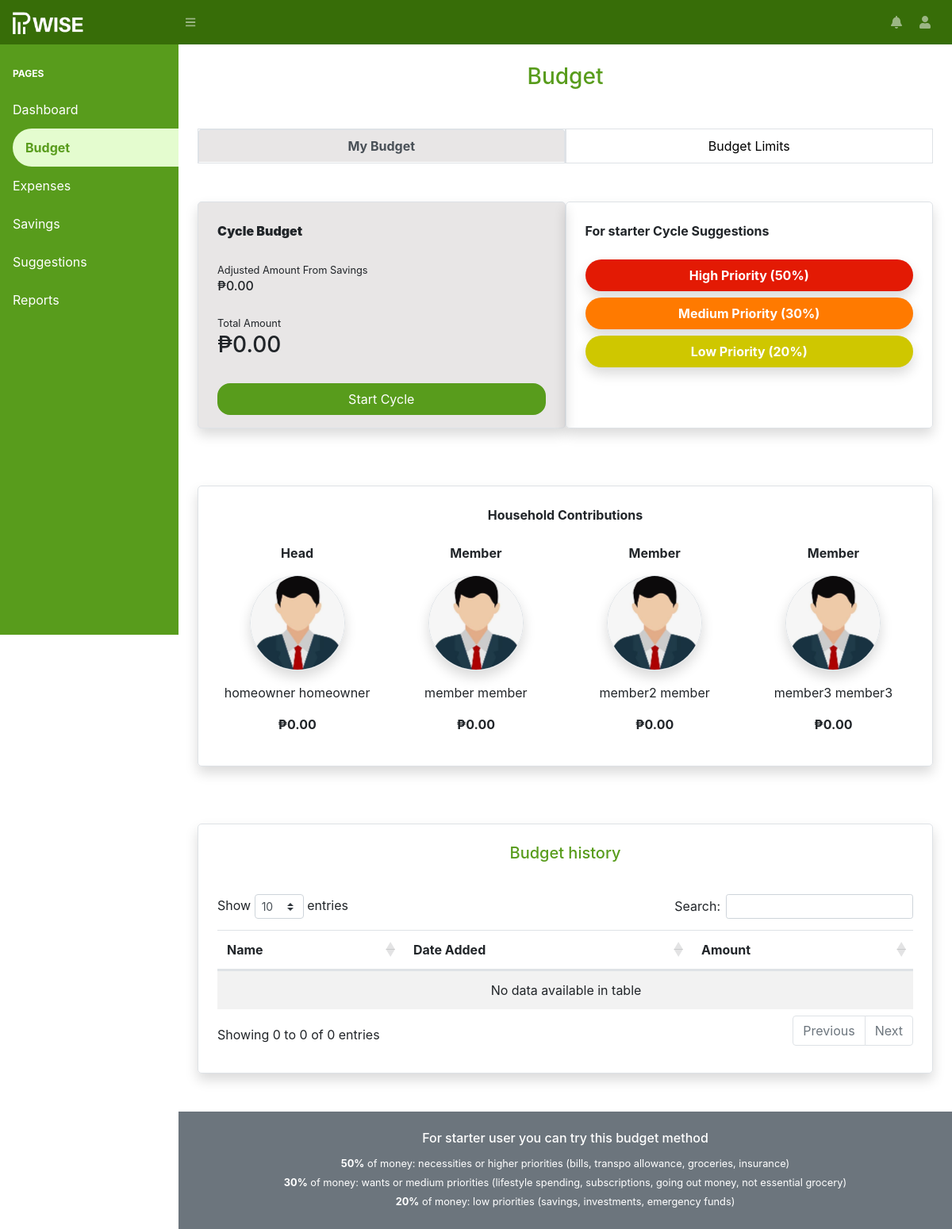
/member/budget.php (signed in), run on the app's committed database.
### tables this page shows
CREATE TABLE `users` (
  `id` int(11) NOT NULL,
  `firstname` varchar(255) NOT NULL,
  `lastname` varchar(255) NOT NULL,
  `email` varchar(255) NOT NULL,
  `username` varchar(255) NOT NULL,
  `password` varchar(255) NOT NULL,
  `image` varchar(255) DEFAULT NULL,
  `mobile` varchar(20) DEFAULT NULL,
  `parent_id` int(11) NOT NULL DEFAULT 0,
  `is_verified` bit(1) NOT NULL DEFAULT b'0',
  `verification_link` varchar(255) DEFAULT NULL,
  `change_password_link` varchar(255) DEFAULT NULL,
  `account_type` int(11) NOT NULL,
  `created` timestamp NOT NULL DEFAULT current_timestamp(),
  `created_by` int(11) DEFAULT NULL,
  `archived` bit(1) NOT NULL DEFAULT b'0',
  `is_new` tinyint(1) NOT NULL DEFAULT 1
);

CREATE TABLE `account_type` (
  `id` int(11) NOT NULL,
  `name` varchar(255) NOT NULL
);

### helpers/DatabaseConfiguration.php (called while the page is built, shortened)
<?php
class DatabaseConfiguration {
    private $servername = "localhost";
    private $username   = "root";
    private $password   = "";
    private $database   = "pwise";
    public function __construct() {
        $this->conn = new mysqli($this->servername, $this->username, $this->password, $this->database);
    }
}
?>

### repository/budget/AmountRepository.php (called while the page is built, shortened)
<?php
class AmountRepository extends ReposittoryHelper {
    private $data;
    public function __construct() {
        $this->data = new AmountData();
    }
    public function GetCurrentCycleBudget($parent_id) {
        $result = $this->data->GetCurrentCycleBudget($parent_id);
        $result = $this->GetDataAsArray($result);
        $budget = 0;
        return $budget;
    }
    public function IsCycleStarted($parent_id) {
        $result = $this->data->IsCycleStarted($parent_id);
        $result = $this->GetDataAsArray($result);
        return count($result) > 0;
    }
    public function GetCurrentCycleId($parent_id) {
        $result = $this->data->IsCycleStarted($parent_id);
        $result = $this->GetDataAsArray($result);
        return count($result) > 0 ? $result[0]['id'] : 0;
    }
}
?>

### helpers/DataHelper.php (called while the page is built, shortened)
<?php
class DataHelper extends DatabaseConfiguration {
    public function EscapeString($data) {
        return mysqli_real_escape_string($this->conn, $data);
    }
    public function SelectData($sql) {
        return $this->conn->query($sql);
    }
}
?>

### data/budget/AmountData.php (called while the page is built, shortened)
<?php
class AmountData extends DataHelper {
    public function GetCurrentCycleBudget($parent_id) {
        $parent_id = $this->EscapeString($parent_id);
        $ddate = date('m/d/Y');
        $date  = new DateTime($ddate);
        $sql = "SELECT IFNULL(SUM(B.amount), 0.00) AS budget
                       , CASE
                            WHEN U.parent_id = 0 THEN U.id
                            ELSE U.parent_id
                       END AS parent_id
                    FROM budgets B
                    INNER JOIN cycle C ON C.id = B.cycle_id
                    INNER JOIN users U ON U.id = B.created_by
                    WHERE (DATE(CURRENT_DATE()) BETWEEN DATE(C.start) AND DATE(C.end))
                        AND (
                                U.id = '$parent_id'
                                OR U.parent_id = '$parent_id'
                            )
                    GROUP BY B.id";
        return $this->SelectData($sql);
    }
    public function IsCycleStarted($parent_id) {
        $parent_id = $this->EscapeString($parent_id);
        $sql = "SELECT *
                    FROM cycle
                    WHERE DATE(CURRENT_DATE()) BETWEEN DATE(start) AND DATE(end)
                        AND parent_id = '$parent_id'";
        return $this->SelectData($sql);
    }
    public function GetBudgetLimitsByParentIdAndCycleId($parentId, $cycleId) {
        $parentId = $this->EscapeString($parentId);
        $cycleId  = $this->EscapeString($cycleId);
        $sql = "SELECT 	EC.id
                        , EC.name
                        , IFNULL((
                            SELECT SUM(E.amount)
                                FROM expenses E
                                INNER JOIN expenses_name EN
                                    ON E.expenses_name_id = EN.id
                                WHERE EC.id = EN.expenses_category_id
                                    AND E.cycle_id = '$cycleId'
                        ), 0) AS expenses
                        , IFNULL((
                            SELECT BL.amount
                                FROM budget_limit BL
                                WHERE BL.cycle_id = '$cycleId'
                                    AND BL.expensese_category_id = EC.id
                        ), 0) AS limits
                        , IFNULL((
                            SELECT BL.id
                                FROM budget_limit BL
                                WHERE BL.cycle_id = '$cycleId'
                                    AND BL.expensese_category_id = EC.id
                        ), 0) AS limit_id
                    FROM expenses_categories EC
                    WHERE EC.parent_id = '$parentId';";
        return $this->SelectData($sql);
    }
}
?>

### helpers/ReposittoryHelper.php (called while the page is built, shortened)
<?php
class ReposittoryHelper {
    public function GetDataAsArray($array) {
        $data = [];
        while($row = $array->fetch_assoc()) {
            array_push($data, $row);
        }
        return $data;
    }
}
?>

### repository/budget/SavingsRepository.php (called while the page is built, shortened)
<?php
class SavingsRepository extends ReposittoryHelper {
    private $data;
    public function __construct() {
        $this->data = new SavingsData();
    }
    public function GetAdjustedSavingsByCycleId($cycleId) {
        $result = $this->data->GetAdjustedSavingsByCycleId($cycleId);
        return $this->GetDataAsArray($result);
    }
}
?>

### data/budget/SavingsData.php (called while the page is built, shortened)
<?php
class SavingsData extends DataHelper {
    public function GetAdjustedSavingsByCycleId($cycleId) {
        $cycleId = $this->EscapeString($cycleId);
        $sql = "SELECT SUM(amount) AS adjusted_saving
                    FROM savings
                    WHERE cycle_id = '$cycleId'
                        AND action = 'ADJUST'";
        return $this->SelectData($sql);
    }
}
?>

### repository/member/MembersRepository.php (called while the page is built, shortened)
<?php
class MembersRepository extends ReposittoryHelper {
    private $data;
    public function __construct() {
        $this->data = new MemberData();
    }
    public function GetMembers($id) {
        $result = $this->data->GetMembers($id);
        return $this->GetDataAsArray($result);
    }
}
?>

### data/member/MemberData.php (called while the page is built, shortened)
<?php
class MemberData extends DataHelper {
    public function GetMembers($id) {
        $ddate = date('m/d/Y');
        $date  = new DateTime($ddate);
        $id  = $this->EscapeString($id);
        $sql = "SELECT  U.*
                        , ACT.name AS role
                        , IFNULL((
                            SELECT SUM(amount)
                                FROM budgets B
                                INNER JOIN cycle C ON C.id = B.cycle_id
                                WHERE B.created_by = U.id
                                    AND (DATE(CURRENT_DATE()) BETWEEN DATE(C.start) AND DATE(C.end))
                        ), 0.00) AS amount
                    FROM users U
                    INNER JOIN account_type ACT
                        ON ACT.id = U.account_type
                    WHERE U.id='$id' OR U.parent_id = '$id'";
        return $this->SelectData($sql);
    }
}
?>

### member/partials/budget/budget.php (the view, shortened to what this page needs)
<div class="row mt-5">
    <div class="col-lg-12 mb-4 d-flex">
        <div class="border shadow site-bg-gray tile-container h-100 d-flex align-content-between w-100  flex-wrap">
            <div class="w-100">
                <strong class="d-block mb-4">
                    Cycle Budget<br>
                </strong>
                <small>Adjusted Amount From Savings</small>
                <h6 class="mb-4">₱<?php echo number_format($cycleAdustedSavings[0]['adjusted_saving'],2) ?? 0; ?></h6>
                <small>Total Amount</small>
                <h3>₱<?php echo number_format($budget + $cycleAdustedSavings[0]['adjusted_saving'],2); ?></h3>
            </div>
            <div class="w-100 mt-4">
                <?php if ($isCycleStarted === TRUE): ?>
                    <button class="btn btn-site-primary btn-add-budget">Add Budget</button>
                <?php else: ?>
                    <button class="btn btn-site-primary btn-open-cycle">Start Cycle</button>
                <?php endif; ?>
            </div>
        </div>
        <div class="border shadow site-bg-white tile-container h-100 d-flex align-content-between w-100  flex-wrap">
            <div class="w-100">
                <strong class="d-block mb-4">
                    For starter Cycle Suggestions<br>
                </strong>
                <div>
                    <div class="w-100 text-white shadow text-center pt-2 pb-2 mt-2 mb-2 font-weight-bold" style="background: #E31A04; border-radius: 50px;">High Priority (50%)
                    </div>
                    <div class="w-100 text-white shadow text-center pt-2 pb-2 mt-2 mb-2 font-weight-bold" style="background: #FF7A00; border-radius: 50px;">Medium Priority (30%)
                    </div>
                    <div class="w-100 text-white shadow text-center pt-2 pb-2 mt-2 mb-2 font-weight-bold" style="background: #CFC700; border-radius: 50px;">Low Priority (20%)
                    </div>
                </div>
            </div>
        </div>
    </div>
</div>
<div class="row mt-5">
    <div class="col mb-4">
        <div class="border shadow tile-container h-100">
            <div class="w-100">
                <strong class="d-block mb-4 text-center">
                    <?php if ($isCycleStarted === TRUE): ?>
                        Household Contributions for the cycle of <?php echo $startDate.' to '.$endDate; ?>
                    <?php else: ?>
                        Household Contributions
                    <?php endif; ?>
                </strong>
            </div>
            <div class="row">
                <?php foreach($members as $member): ?>
                    <?php
                    $role   = $member['role'] == 'Admin' ? 'Head' : $member['role'];
                    $image  = empty($member['image'])
                        ? './../assets/core/images/user.jpg'
                        : './../assets/users/'.$member['image'];
                    $name   = $member['firstname'].' '.$member['lastname'];
                    ?>
                    <div class="col col-md-4 col-lg-3 text-center">
                        <div class="d-inline-block mb-4">
                            <strong class="d-block mb-3"><?php echo $role; ?></strong>
                            <img src="<?php echo $image; ?>" alt="" class="border shadow" style="width: 120px;height: 120px; border-radius: 100%">
                            <p class="mt-3"><?php echo $name; ?></p>
                            <strong>₱<?php echo number_format($member['amount'] ,2); ?></strong>
                        </div>
                    </div>
                <?php endforeach; ?>
            </div>
        </div>
    </div>
</div>
<div class="row my-5">
    <div class="col">
        <div class="border shadow tile-container">
            <h5 class="text-site-primary mb-4 text-center">
                <?php if ($isCycleStarted === TRUE): ?>
                    Budget history for <?php echo $startDate.' to '.$endDate; ?>
                <?php else: ?>
                    Budget history
                <?php endif; ?>
            </h5>
            <div class="py-3 table-responsive">
                <table class="table table-striped" id="budget-logs-table">
                    <thead>
                    <tr>
                        <th scope="col">Name</th>
                        <th scope="col">Date Added</th>
                        <th scope="col">Amount</th>
                    </tr>
                    </thead>
                    <tbody>
                    </tbody>
                </table>
            </div>
        </div>
    </div>
</div>

### data on the page
users: account_type.name "Head", name "homeowner homeowner", amount "0.00"
users: account_type.name "Member", name "member member", amount "0.00"
users: account_type.name "Member", name "member2 member", amount "0.00"
users: account_type.name "Member", name "member3 member3", amount "0.00"

### other printed values
$cycleAdustedSavings[0]['adjusted_saving'] "0.00"
$budget + $cycleAdustedSavings[0]['adjusted_saving'] "0.00"
